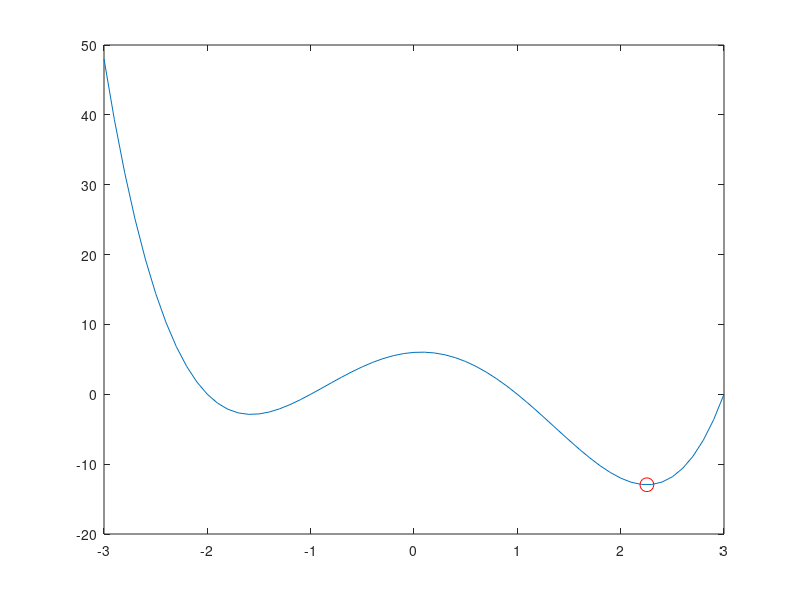

The MATLAB source for this figure: (Note: this script raises an error after producing the figure.)


%% fminsearch

fun = @(x) x^2;
out = fminsearch(fun, 20)  % function and guess

fun = @(x, a) (x - a)^2;
out = fminsearch(@(x) fun(x, 10), 20)  % function and guess using variables

%% local minima

fun = @(x) (x - 1).*(x - 3).*(x + 1).*(x+2);
out = fminsearch(fun, -20)  % function and guess using variables

x = -3:0.1:3;

clf;
plot(x, fun(x));
hold on;
plot(out, fun(out), 'ro', 'markersize',10);

%% Box optimization

V = 1;
h = 1;
t = 1;

x0 = [1, 10, 0.1];

% x = [l, w, h]
objfun = @(x) x(1)*x(2) + 2*x(1)*x(3) + 2*x(2)*x(3);

% Constraints
% l > 0
% w > 0 
lb = [0, 0, 0];

% l*h*w - V = 0
% h - H = 0;

[x, fval] = fmincon(objfun, x0, [], [], [], [], lb, [], @(x) box_constraints(x, V, h))
% analytical result
t*(V/h + 4*sqrt(V*h))
fval*t

%% Spring optimization 

% k ordered from left to right
k = [100000, 1];
F = 1;

dx0 = [0, 0];

energy = @(dx, k) (1/2)*sum(k.*dx.^2);

[dx, fval] = fmincon(@(x) energy(x, k), dx0, [], [], [], ...
                    [], [], [], @(x) spring_constraints(x, k, F))


x_rest = [1, 1];                
clf;
plot([0, x_rest(1)], [0, 0], 'b-')
hold on;
plot([x_rest(1), x_rest(1) + x_rest(2)], [0, 0], 'r-')

plot([0, x_rest(1) + dx(1)], .2+[0, 0], 'b-', 'linewidth', 3)
hold on;
plot([x_rest(1) + dx(1), x_rest(1) + x_rest(2) + dx(2) + dx(1)], .2+[0, 0], ...
      'r-', 'linewidth', 3)
quiver(x_rest(1) + x_rest(2) + dx(2) + dx(1), 0.2, 1, 0, 'g', 'linewidth',3);


axis([0, x_rest(1) + x_rest(2) + dx(2) + dx(1) + F + 0.5, -.5, .5]);

%% Many springs!

numsprings = 10;
% k ordered from left to right
k = ones(numsprings,1)*10;
% k(5) = 1;

F = 1;
x_rest = ones(numsprings);
dx0 = zeros(numsprings,1);

energy = @(dx, k) (1/2)*sum(k.*dx.^2);

[dx, fval] = fmincon(@(x) energy(x, k), dx0, [], [], [], ...
                    [], [], [], @(x) manyspring_constraints(x, k, F))
             

clf;
gg = hsv(numsprings);



plot([0, x_rest(1)], [0, 0], '-', 'color', ..., 
     gg(1,:), 'linewidth', k(1))
hold on;
plot([0, x_rest(1) + dx(1)], .2+[0, 0], '-', ...
     'color', gg(1,:), 'linewidth', k(1))

for kk = 2:numsprings
    
    dxx1 = sum(dx(1:kk-1));
    dxx2 = sum(dx(1:kk));
    
    x_rest1 = sum(x_rest(1:kk-1));
    x_rest2 = sum(x_rest(1:kk));

    plot([x_rest1, x_rest2], [0, 0], '-',  ...
        'linewidth', k(kk), 'color', gg(kk,:))
    plot([x_rest1 + dxx1, x_rest2 + dxx2], .2+[0, 0],'-',  ...
         'color', gg(kk,:), 'linewidth', k(kk))

end

quiver(x_rest2 + dxx2, 0.2, 1, 0, 'k', 'linewidth',3);
axis([0, x_rest2 + dxx2 + F + 0.5, -.5, .5]);





